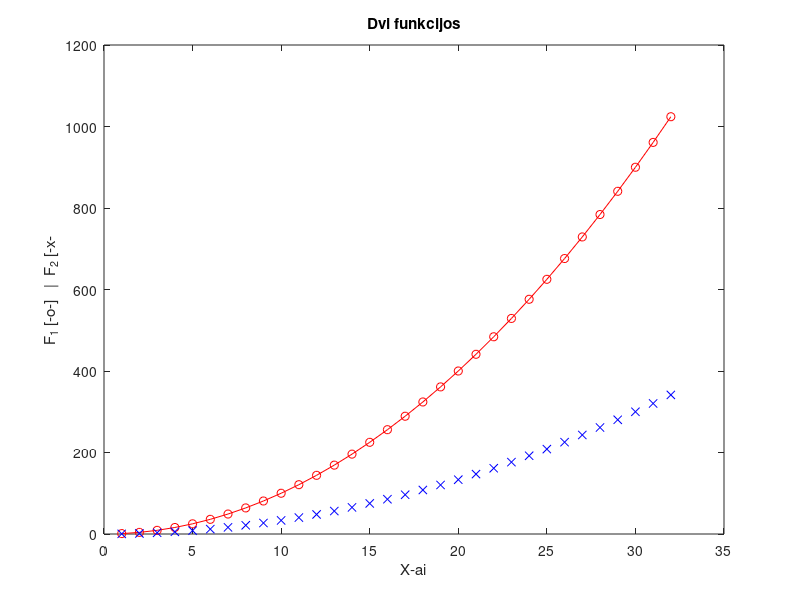

Reproduce this figure in MATLAB. (Note: this script raises an error after producing the figure.)
% Herkus Totorovas
% EEF-25/2
% 2026-09-09

x = 1:32;
y = x.^2;


plot(x, y, 'o-r' , x, y/3, 'xb')
title('Dvi funkcijos')
xlabel('X-ai')
ylabel('F_1 [-o-]   |  F_2 [-x-')



%Papildomas balas


N = 0;
j = N+1:0,5:N+4

A = [N N+1 N+2; N+3 N+4 N+5; N+6 N+7 N+8]

A(3,2)
A(2:3,1:2)
A([1 7 3 9])

disp(j)
length(j)

b = [j(1) j(4) j(7)];

vertcat (A, b)
